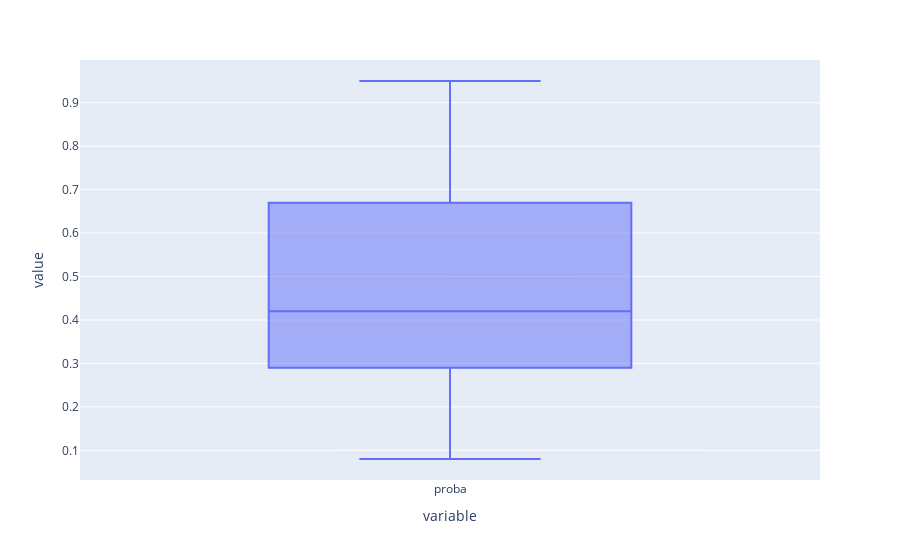

The code cell stored with this chart in its notebook:
### Markdown cell above
# Backtest

### Code cell
px.box(backtest['proba'])

### Figure 1 — Plotly figure (JSON) as saved in the notebook; plotly's stock layout.template omitted (floating-point values rounded to 4 significant figures; data arrays with more than 128 entries replaced by an {"elided": "..."} marker saying what was removed)
{"data": [{"alignmentgroup": "True", "hovertemplate": "variable=%{x}<br>value=%{y}<extra></extra>", "legendgroup": "", "marker": {"color": "#636efa"}, "name": "", "notched": false, "offsetgroup": "", "orientation": "v", "showlegend": false, "type": "box", "x": {"elided": "1008 str values"}, "x0": " ", "xaxis": "x", "y": {"elided": "1008 float values"}, "y0": " ", "yaxis": "y"}], "layout": {"boxmode": "group", "legend": {"tracegroupgap": 0}, "margin": {"t": 60}, "xaxis": {"anchor": "y", "domain": [0, 1], "title": {"text": "variable"}}, "yaxis": {"anchor": "x", "domain": [0, 1], "title": {"text": "value"}}}}
